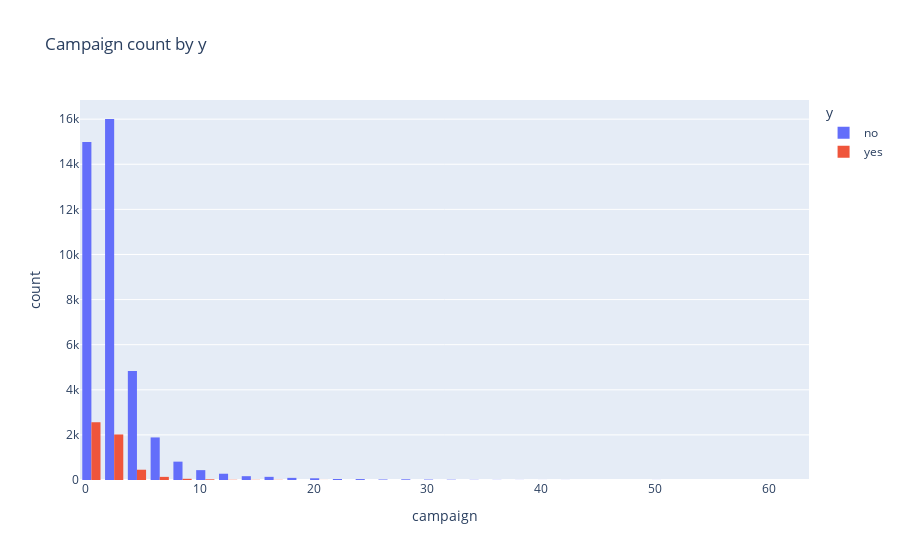

Write notebook code for a chart like this one.
### Code cell
# Plot 9: Plotly histogram of campaign by y
fig = px.histogram(df, x='campaign', color='y', barmode='group', nbins=50, title='Campaign count by y')
fig.show()

num = df.select_dtypes(include=['int64','float64']).corr()
plt.figure(figsize=(8,6))
sb.heatmap(num, annot=True, fmt='.2f', cmap='coolwarm')
plt.title('Numeric feature correlation matrix')
plt.show()

### Figure 1 — Plotly figure (JSON) as saved in the notebook; plotly's stock layout.template omitted (floating-point values rounded to 4 significant figures; data arrays with more than 128 entries replaced by an {"elided": "..."} marker saying what was removed)
{"data": [{"alignmentgroup": "True", "bingroup": "x", "hovertemplate": "y=no<br>campaign=%{x}<br>count=%{y}<extra></extra>", "legendgroup": "no", "marker": {"color": "#636efa", "pattern": {"shape": ""}}, "name": "no", "nbinsx": 50, "offsetgroup": "no", "orientation": "v", "showlegend": true, "type": "histogram", "x": {"elided": "39922 int values"}, "xaxis": "x", "yaxis": "y"}, {"alignmentgroup": "True", "bingroup": "x", "hovertemplate": "y=yes<br>campaign=%{x}<br>count=%{y}<extra></extra>", "legendgroup": "yes", "marker": {"color": "#EF553B", "pattern": {"shape": ""}}, "name": "yes", "nbinsx": 50, "offsetgroup": "yes", "orientation": "v", "showlegend": true, "type": "histogram", "x": {"elided": "5289 int values"}, "xaxis": "x", "yaxis": "y"}], "layout": {"barmode": "group", "legend": {"title": {"text": "y"}, "tracegroupgap": 0}, "title": {"text": "Campaign count by y"}, "xaxis": {"anchor": "y", "domain": [0, 1], "title": {"text": "campaign"}}, "yaxis": {"anchor": "x", "domain": [0, 1], "title": {"text": "count"}}}}
